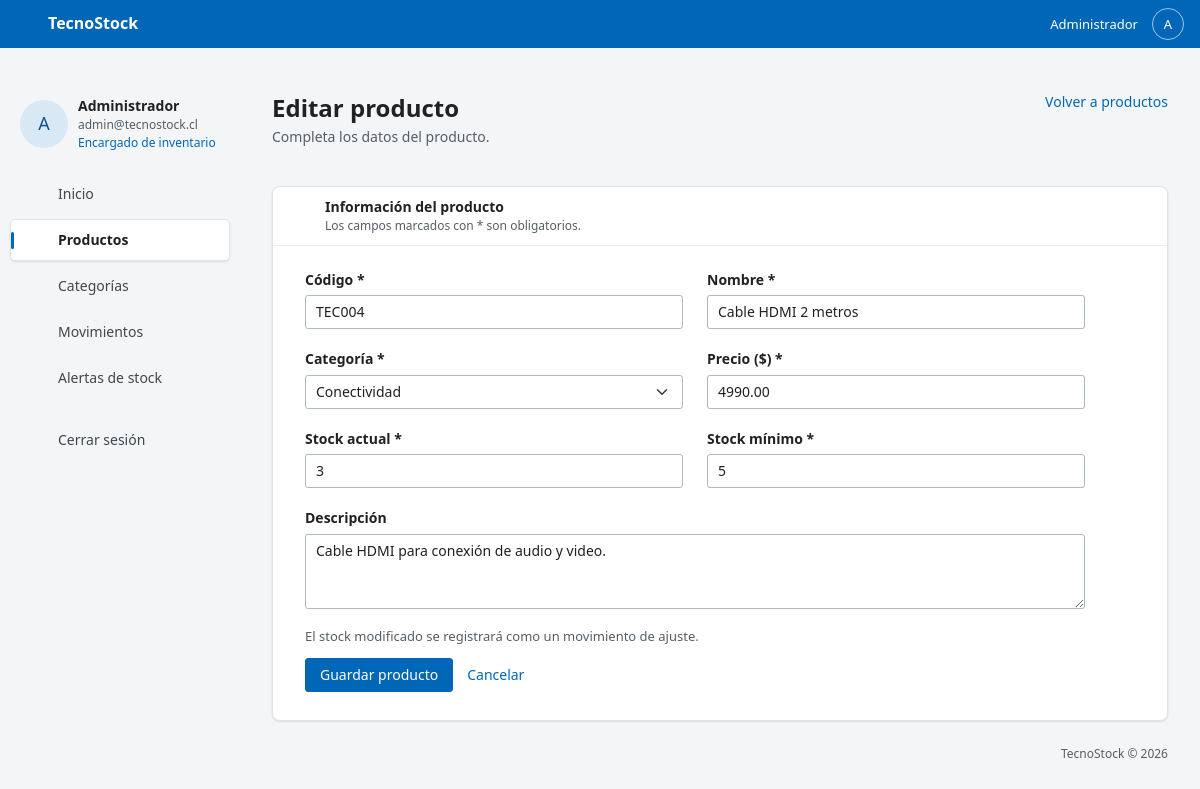
/producto_form.php?id=4 (signed in), run on an earlier commit of the app's database.
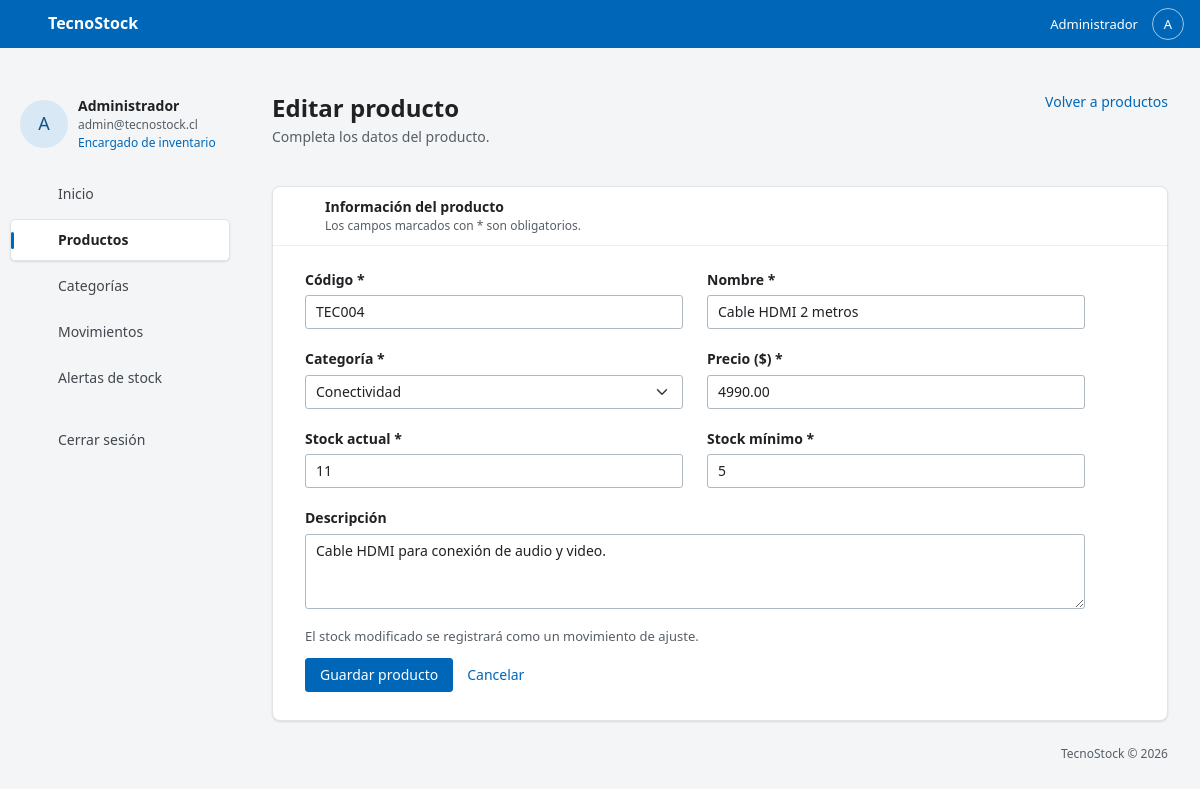
And on a later commit of the database.
### tables this page shows
CREATE TABLE `productos` (
  `id_producto` int(11) NOT NULL,
  `codigo` varchar(20) NOT NULL,
  `nombre` varchar(100) NOT NULL,
  `descripcion` varchar(255) DEFAULT NULL,
  `precio` decimal(10,2) NOT NULL,
  `stock_actual` int(11) NOT NULL DEFAULT 0,
  `stock_minimo` int(11) NOT NULL DEFAULT 0,
  `estado` tinyint(1) NOT NULL DEFAULT 1,
  `fecha_registro` timestamp NULL DEFAULT current_timestamp(),
  `id_categoria` int(11) NOT NULL
);

CREATE TABLE `categorias` (
  `id_categoria` int(11) NOT NULL,
  `nombre` varchar(60) NOT NULL,
  `descripcion` varchar(255) DEFAULT NULL,
  `estado` tinyint(1) NOT NULL DEFAULT 1
);

### producto_form.php (the view, shortened to what this page needs)
<?php
require __DIR__.'/comun.php';
$seccion='productos'; $id=entero(entrada($_GET,'id'),1); $editar=isset($_GET['id']); $tituloPagina=$editar?'Editar producto':'Registrar producto'; $error=''; $listo=true;
$datos=['codigo'=>'','nombre'=>'','descripcion'=>'','precio'=>'','stock_actual'=>'0','stock_minimo'=>'0','id_categoria'=>'']; $categorias=[]; $original=null;
try {
    if ($editar) {
        $s=$pdo->prepare('SELECT * FROM productos WHERE id_producto=? AND estado=1'); $s->execute([$id?:0]); $original=$s->fetch();
        if (!$original) { http_response_code(404); $error='El producto no existe o está inactivo.'; $listo=false; } else $datos=$original;
    }
    $categorias=$pdo->query('SELECT id_categoria,nombre FROM categorias WHERE estado=1 ORDER BY nombre')->fetchAll();
} catch (DomainException $e) { if($pdo->inTransaction()) $pdo->rollBack(); $error=$e->getMessage(); }
catch (PDOException $e) { if($pdo->inTransaction()) $pdo->rollBack(); error_log($e->getMessage()); $error=($e->errorInfo[1]??0)==1062?'El código de producto ya existe.':'No fue posible guardar o consultar el producto.'; }
require __DIR__.'/cabecera.php'; ?>
<div class="encabezado"><div><h1><?= escapar($tituloPagina) ?></h1><p>Completa los datos del producto.</p></div><a href="productos.php">Volver a productos</a></div>
<?php errorVista($error); if($listo): ?>
<section class="tarjeta"><div class="titulo-tarjeta"><?= icono('cubo') ?><div>Información del producto<small>Los campos marcados con * son obligatorios.</small></div></div><div class="contenido modulo">
<form method="post" data-validar="producto" class="formulario-inventario"><?= csrf() ?><?php if($editar): ?><input type="hidden" name="stock_anterior" value="<?= escapar($original['stock_actual']??'') ?>"><?php endif; ?>
<div class="campos"><div><label for="codigo">Código *</label><input class="form-control" id="codigo" name="codigo" maxlength="20" required value="<?= escapar($datos['codigo']) ?>"></div>
<div><label for="nombre">Nombre *</label><input class="form-control" id="nombre" name="nombre" maxlength="100" required value="<?= escapar($datos['nombre']) ?>"></div>
<div><label for="id_categoria">Categoría *</label><select class="form-select" id="id_categoria" name="id_categoria" required><option value="">Seleccionar</option><?php foreach($categorias as $c): ?><option value="<?= (int)$c['id_categoria'] ?>" <?= (string)$datos['id_categoria']===(string)$c['id_categoria']?'selected':'' ?>><?= escapar($c['nombre']) ?></option><?php endforeach; ?></select></div>
<div><label for="precio">Precio ($) *</label><input class="form-control" type="number" min="0" max="99999999.99" step="0.01" id="precio" name="precio" required value="<?= escapar($datos['precio']) ?>"></div>
<div><label for="stock_actual">Stock actual *</label><input class="form-control" type="number" min="0" max="2147483647" step="1" id="stock_actual" name="stock_actual" required value="<?= escapar($datos['stock_actual']) ?>"></div>
<div><label for="stock_minimo">Stock mínimo *</label><input class="form-control" type="number" min="0" max="2147483647" step="1" id="stock_minimo" name="stock_minimo" required value="<?= escapar($datos['stock_minimo']) ?>"></div>
<div class="campo-completo"><label for="descripcion">Descripción</label><textarea class="form-control" id="descripcion" name="descripcion" maxlength="255" rows="3"><?= escapar($datos['descripcion']) ?></textarea></div></div>
<p class="nota">El stock <?= $editar?'modificado se registrará como un movimiento de ajuste.':'inicial mayor a cero se registrará como una entrada.' ?></p>
<p class="mensaje-error error-cliente" role="alert" hidden></p><div class="acciones-form"><button class="boton-azul" type="submit">Guardar producto</button><a href="productos.php">Cancelar</a></div></form></div></section>
<?php endif; require __DIR__.'/pie.php'; ?>

What changed in the data, as far as the page shows it:
changed productos "TEC004": stock_actual "3" → "11"
